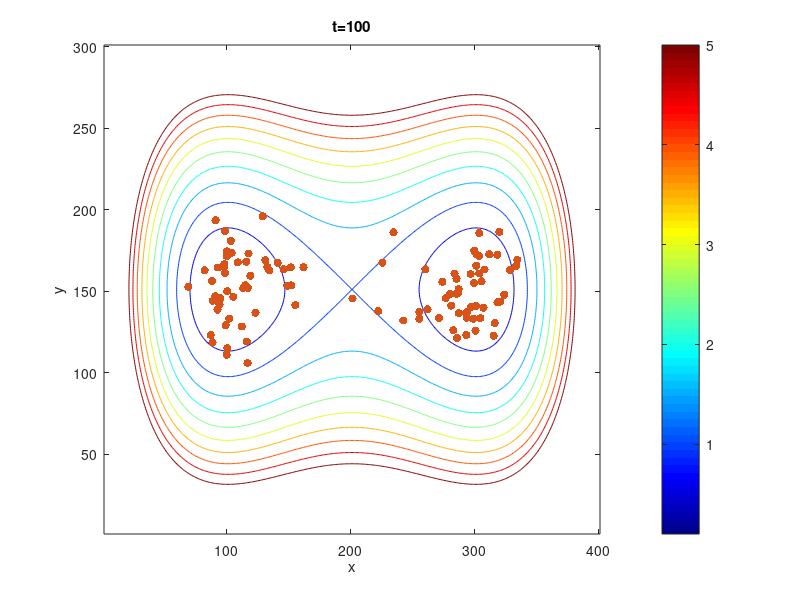

Write the MATLAB code that produced this figure. (Note: this script raises an error after producing the figure.)
clear
%snapshot data
load("DWABM2.mat")
filename='DWABMvid2.avi'
sizeAsnap=size(Asnapshots);
%create background from function
V=@(x,y)((x.^2-1).^2+3.5.*y.^2);
x=-2:0.01:2;
y=-1.5:0.01:1.5;
lx=length(x);
ly=length(y);
U=zeros(lx,ly);
for i=1:lx
    for j=1:ly
        U(i,j)=V(x(i),y(j));
    end
end
%create plots
figure
for i=1:sizeAsnap(1)
    %plot frame background
    contour(U',0.5:0.5:5)
    %imagesc(U')
    colormap jet
    hold on
    %plot agents
    scatter(squeeze(Asnapshots(i,:,1)),squeeze(Asnapshots(i,:,2)),"red","filled")
    %labels
    xlabel('x')
    ylabel('y')
    title(['t=' num2str(T(i))])
    hold off
    colorbar
    %save frame for video
    drawnow
    F=getframe(gcf);
    %frames for avi
    Frames{i}=F;
    %images for gif
    im{i}=frame2im(F);
end
close
%create gif
start=0;
for i= 1:sizeAsnap(1)
    [B,map]=rgb2ind(im{i},256);
    if start==0
        imwrite(B,map,'ABMvid1.gif','gif','LoopCount',Inf,'DelayTime',0.01);
        start=1;
    else
        imwrite(B,map,'ABMvid1.gif','gif','WriteMode','append','DelayTime',0.01);
    end
end
%create avi
vid = VideoWriter(filename);
vid.FrameRate = 10;
open(vid)
for i = 1:sizeAsnap(1)
    writeVideo(vid,Frames{i}) 
end
close(vid)